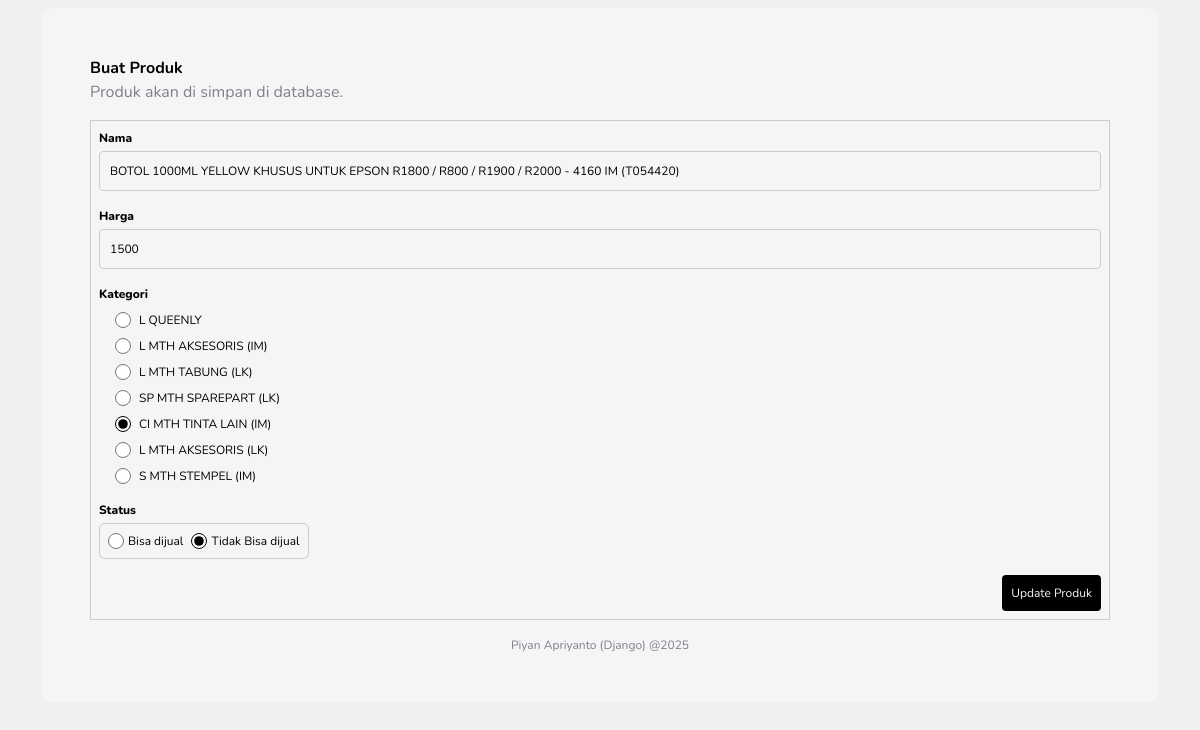
The page /product-manage?product-id=28 on the database its author committed.
### app/models.py (models this page shows)
class Product(models.Model):
  product_name= models.CharField(max_length= 256)
  product_price= models.IntegerField()
  status= models.ForeignKey(Status, on_delete= models.CASCADE)
  category= models.ForeignKey(Category, on_delete= models.CASCADE)

class Category(models.Model):
  category_name= models.CharField(max_length= 56)

### app/views.py (the view, shortened to what this page needs)
# urls.py: path("product-manage?product-id=<int:product_id>", views.product_management, name="manage"),
def product_management(req, product_id):
  target_product= None
  button_text= 'Buat Produk'
  current_product= {
    'name': '',
    'price': '',
    'status_id': -1,
    'category_id': -1
  }
  if product_id != 0:
    target_product= Product.objects.get(id= product_id)
    current_product['name']= target_product.product_name
    current_product['price']= target_product.product_price
    current_product['category_id']= target_product.category_id
    current_product['status_id']= target_product.status_id
    button_text=  "Update Produk"
  def create_product(name, price, category_id, status_id):
    Product(product_name= name, product_price= price, category_id= category_id, status_id= status_id).save()
  def update_product(name, price, category_id, status_id):
    target_product.product_name= name
    target_product.product_price= price
    target_product.category_id= category_id
    target_product.status_id= status_id
    target_product.save()
  category_list= Category.objects.all()
  return render(req, 'product_management.html', {'category_list': category_list, 'current_product': current_product, 'button_text' : button_text })

### app/templates/product_management.html (shortened to what this page needs)
{% extends 'base.html' %} {% block info %}
{% load static %}
<div class="fol">
  <p class="fw-bold">Buat Produk</p>
  <p class="text-muted">Produk akan di simpan di database.</p>
</div>
{% endblock info %} {% block content %}
<form data-form-create-product method="POST" style="background-color: var(--primary)" class="fol gap-3 p-2">
  <div class="fol gap-1">
    <p style="min-width: 54px" class="form-label">Nama</p>
    <input required type="text" placeholder="Nama produk..." value="{{current_product.name}}" name="name" id="" />
  </div>
  <div class="fol gap-1">
    <p style="min-width: 54px" class="form-label">Harga</p>
    <input required type="number" placeholder="Harga produk.." value="{{current_product.price}}" name="price" id="" />
  </div>
  <div class="fol gap-2">
    <p class="form-label">Kategori</p>
    <div class="fol mx-3 gap-2">
      {% for cat in category_list %}
        <div class="fow gap-2">
          <input {% if cat.id == current_product.category_id %} checked {% endif %} required style="width: 16px; accent-color: black" type="radio" value="{{cat.id}}" name="category" id="" />
          <p class="f-12">{{cat.category_name}}</p>
        </div>
      {% endfor %}
    </div>
  </div>
  <div class="fol gap-1">
    <p style="min-width: 54px" class="form-label">Status</p>
    <div style="width: fit-content; border: 1px solid var(--border)" class="fow gap-2 p-2 rounded-2">
      <div class="fow gap-1">
        <input {% if current_product.status_id == 1 %} checked {% endif %} style="width: 16px; accent-color: black" type="radio" name="status" value="1" id="" />
        <p class="f-12">Bisa dijual</p>
      </div>
      <div class="fow gap-1">
        <input  {% if current_product.status_id == 2 %} checked {% endif %} required style="width: 16px; accent-color: black" type="radio" value="2" name="status" id="" />
        <p class="f-12">Tidak Bisa dijual</p>
      </div>
    </div>
  </div>
  <div class="fow justify-content-end">
    <input required data-submit style="width: fit-content" class="p-2" type="submit" value="{{ button_text }}" />
  </div>
</form>
{% endblock content %}

### app/static/p_utility_classes.css (style rules this page uses)
* { font-family: 'Nunito'; box-sizing: border-box; }
p { margin:0!important }
body { font-size: 16px; }
.fow { display: flex; flex-direction: row; }
.fol { display: flex; flex-direction: column; }
.f-12 { font-size: 12px; }

### app/static/style.css (style rules this page uses)
:root { --text-color:#000000; --text-mute: #837D8D; --primary: #F5F5F5; --secondary: #EFF0F2; --tersier: #000000; --border: #CBCBCB; --status-ok: #09C474; --status-not-ok: #E23737; }
p { color: var(--text-color); }
.text-muted { color: var(--text-mute)!important }
input { background-color: var(--primary); padding:10px; font-size: 12px; display: block!important; outline: none; border: 1px solid var(--border); border-radius: 4px; width: 100%; }
.form-label { font-size: 12px; font-weight: 800; }
[data-submit] { font-size: 12px; background-color: var(--tersier); border: 1px solid transparent; color: var(--primary); }

### rows shown on the page
Product: name "BOTOL 1000ML YELLOW KHUSUS UNTUK EPSON R1800 / R800 / R1900 / R2000 - 4160 IM (T054420)"
Category: category_name "L QUEENLY"
Category: category_name "L MTH AKSESORIS (IM)"
Category: category_name "L MTH TABUNG (LK)"
Category: category_name "SP MTH SPAREPART (LK)"
Category: category "☑", category_name "CI MTH TINTA LAIN (IM)"
Category: category_name "L MTH AKSESORIS (LK)"
Category: category_name "S MTH STEMPEL (IM)"
